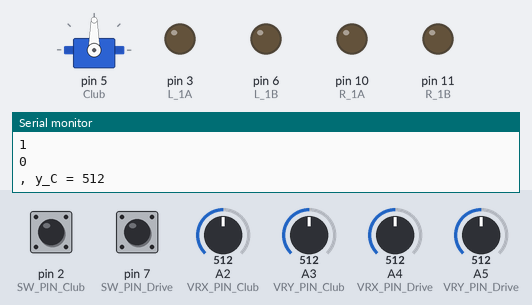
Recording of a sketch running on a simulated Arduino Uno, built with avr-gcc and run on an emulated ATmega328P. On the bench: servo, output pins drawn as LEDs (lit = HIGH), the last lines printed to the serial monitor. The test bench sets the inputs (shaded band); at power-on: A4 (VRX_PIN_Drive) = 512, A5 (VRY_PIN_Drive) = 512, pin 2 (SW_PIN_Club) HIGH, pin 7 (SW_PIN_Drive) HIGH, A2 (VRX_PIN_Club) = 512, A3 (VRY_PIN_Club) = 512.

Above: at 1.2 s.
1.3 s: A4 (VRX_PIN_Drive) set to 554
At 1.9 s:
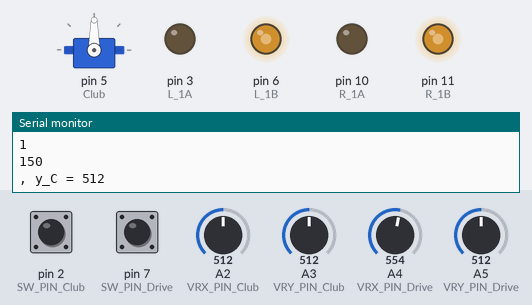
2.8 s: A5 (VRY_PIN_Drive) set to 488
4.3 s: A5 (VRY_PIN_Drive) set to 462
At 5.5 s:
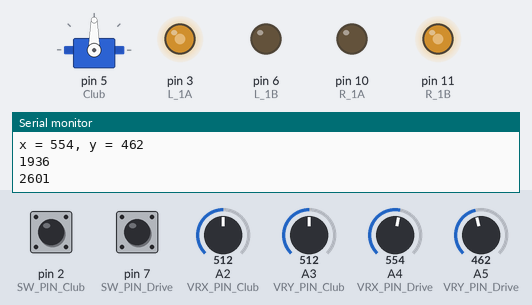
5.9 s: A4 (VRX_PIN_Drive) set to 480
7.4 s: A4 (VRX_PIN_Drive) set to 447
At 7.9 s:
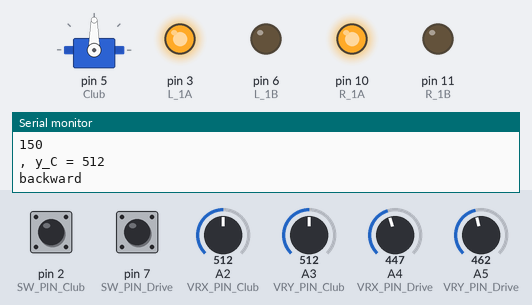
8.9 s: A5 (VRY_PIN_Drive) set to 246
At 9.8 s:
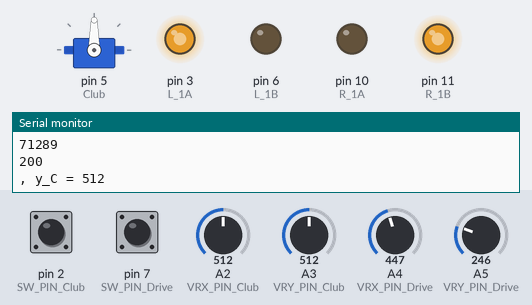
Timing chart, 0 to 11.4 s (numbered marks = the images above; inputs shaded):
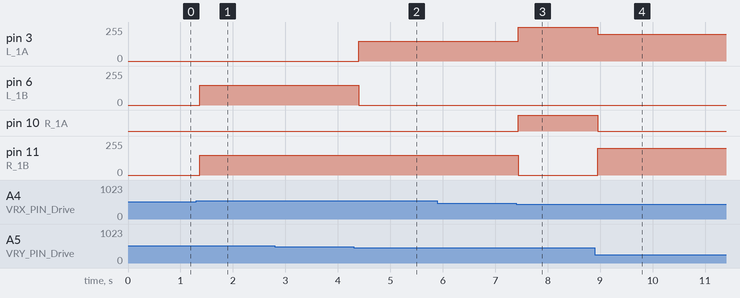

Measured:
- the behaviour switches between 539 and 540 on A4 (VRX_PIN_Drive) (found by bisection; images 0 and 1)
- the behaviour switches between 471 and 470 on A5 (VRY_PIN_Drive) (found by bisection; images 1 and 2)
- the behaviour switches between 462 and 461 on A4 (VRX_PIN_Drive) (found by bisection; images 2 and 3)
- after the input at 1.3 s, pin 6 (L_1B), pin 11 (R_1B): 0/255 → 150/255 after 0.06 s
- after the input at 4.3 s, pin 3 (L_1A): 0/255 → 150/255 after 0.10 s; pin 6 (L_1B): 150/255 → 0/255 after 0.10 s
- after the input at 7.4 s, pin 3 (L_1A): 150/255 → 255/255 at once; pin 10 (R_1A): LOW → HIGH at once; pin 11 (R_1B): 150/255 → 0/255 at once
- after the input at 8.9 s, pin 3 (L_1A): 255/255 → 200/255 after 0.06 s; pin 10 (R_1A): HIGH → LOW after 0.06 s; pin 11 (R_1B): 0/255 → 200/255 after 0.06 s

The sketch:

forgeMcGill.ino
```cpp
#include <ezButton.h>
#include <Servo.h>

//Left motor
#define L_1A 3
#define L_1B 6
//Right motor
#define R_1A 10
#define R_1B 11

//Servo pins
int stop = 90;
Servo Club;

//Drive Joystick
#define VRX_PIN_Drive A4 // Arduino pin connected to VRX1 pin
#define VRY_PIN_Drive A5 // Arduino pin connected to VRY1 pin
#define SW_PIN_Drive 7  // Arduino pin connected to SW1  pin
ezButton button_Drive(SW_PIN_Drive);

#define stop 0
#define delayTime 100

#define VRY_PIN_Club A3 // Arduino pin connected to VRY1 pin
#define VRX_PIN_Club A2 // Arduino pin connected to VRY1 pin
#define SW_PIN_Club 2  // Arduino pin connected to SW1  pin
ezButton button_Club(SW_PIN_Club);

long x_D = 0;
long y_D = 0;
int b_D = 0;
bool wasPressedDrive = false;
long speed;


int y_C = 0;
int x_C = 0;
int b_C = 0;
int position_C = 0;
bool wasPressedClub = false;

void setup() {
  //Right motor setup
  pinMode(L_1A, OUTPUT);
  pinMode(L_1B, OUTPUT);
  pinMode(R_1A, OUTPUT);
  pinMode(R_1B, OUTPUT);

  //Club setup
  Club.attach(5);
  Club.write(90);

  Serial.begin(9600);

  button_Drive.setDebounceTime(50); // set debounce time to 50 milliseconds
  button_Club.setDebounceTime(50); // set debounce time to 50 milliseconds
}

//function signatures
void forward(long);
void right(long);
void left(long);
void backward(long);
void brake();
void shoot();
void moveClub(int angle);

void loop() {

  button_Drive.loop(); // MUST call the loop() function first
  button_Club.loop(); // MUST call the loop() function first

  //Drive
  x_D = analogRead(VRX_PIN_Drive);
  y_D = analogRead(VRY_PIN_Drive);
  // Read the button value
  b_D = button_Drive.getState();

  //Drive subsystem
  long speedt = sqrt((x_D-510)*(x_D-510)+(y_D-513)*(y_D-513));

  if (speedt < 30) {
    speed = 0;
  } else if (speedt <= 256){
    speed = 150;
  } else {
    speed = 200;
  }

  if (y_D >= x_D && y_D >= 1024-x_D) {
    right(speed);

  } else if (y_D <= x_D && y_D <= 1024-x_D) {
    left(speed);

  } else if (y_D <= x_D && y_D >= 1024-x_D) {
    forward(speed);

  } else {
    backward(speed);

  }

  Serial.print("x = ");
  Serial.print(x_D);
  Serial.print(", y = ");
  Serial.println(y_D);
  Serial.println((x_D-510)*(x_D-510));
  Serial.println((y_D-513)*(y_D-513));
  Serial.println(speed);

  //Club Subsystem
  if (button_Drive.isPressed()) {
    Serial.println("The drive button is pressed");
    wasPressedDrive = true;
    // TODO do something here
  }

  if (button_Drive.isReleased()) {
    Serial.println("The drive button is released");
    // TODO do something here
    wasPressedDrive = !wasPressedDrive;
    Serial.println("Shoot!");
    shoot();
  }
  y_C = analogRead(VRY_PIN_Club);
  x_C = analogRead(VRX_PIN_Club);
  // Read the button value
  b_C = button_Club.getState();

  if (button_Club.isPressed()) {
    Serial.println("The club button is pressed");
    wasPressedClub = true;

    // TODO do something here

    //move the club forward
    if((y_C <= 256) && (position_C > 0)){
      moveClub(-1);
      position_C -= 1;
    }
    //move the club backwards
    else if(y_C >= 800){
      moveClub(1);
      position_C += 1;
    } else if (x_C >= 800) {
      moveClub(-1);
    } else if (x_C <= 256) {
      moveClub(1);
    }
  }

  if (button_Club.isReleased()) {
    Serial.println("The club button is released");
    // TODO do something here
    wasPressedClub = !wasPressedClub;
  }

  Serial.print(", y_C = ");
  Serial.println(y_C);
  delay(150);
}


//Functions

void forward(long speed) {
  analogWrite(L_1A, stop);
  analogWrite(L_1B, speed);
  analogWrite(R_1A, stop);
  analogWrite(R_1B, speed);
  Serial.println("forward");
}

void right(long speed) {
  analogWrite(L_1A, stop);
  analogWrite(L_1B, speed);
  digitalWrite(R_1A, speed);
  analogWrite(R_1B, stop);
  Serial.println("right");
}

void left(long speed) {
  analogWrite(L_1A, speed);
  analogWrite(L_1B, stop);
  analogWrite(R_1A, stop);
  analogWrite(R_1B, speed);
  Serial.println("left");
}

void backward(long speed) {
  digitalWrite(L_1A, speed);
  digitalWrite(L_1B, stop);
  digitalWrite(R_1A, speed);
  digitalWrite(R_1B, stop);
  Serial.println("backward");
}

void brake() {
  analogWrite(L_1A, stop);
  analogWrite(L_1B, stop);
  analogWrite(R_1A, stop);
  analogWrite(R_1B, stop);
  Serial.println("brake");
}

void shoot(){
  Club.write(135);
  delay(90*(position_C));
  Club.write(90+position_C*15);
  delay(100);
  Club.write(90);
  delay(400);
  Club.write(90-position_C*15);
  delay(100);
  Club.write(90);

  position_C = 0;
}

void moveClub(int direction){
  Club.write(90 - direction*45);
  delay(100);
  Club.write(90);
  Serial.println("supposed to move");
  delay(600);
}
```
